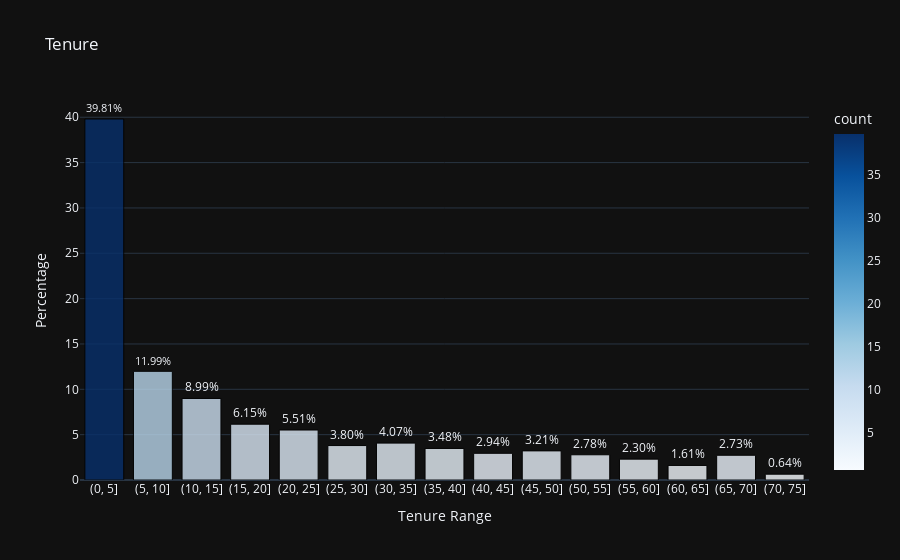

The code cell stored with this chart in its notebook:
### Code cell
fig5 = px.bar(churn_tenure, x='tenure_range', y='count', title='Tenure',
             template='plotly_dark', opacity=0.8,
             text=churn_tenure['count'].apply(lambda x: f'{x:.2f}%'),
             color=churn_tenure['count'], color_continuous_scale='blues')


fig5.update_traces(textposition='outside', marker=dict(line=dict(color='black', width=1)))
fig5.update_xaxes(title='Tenure Range')
fig5.update_yaxes(title='Percentage')
fig5.show()

### Figure 1 — Plotly figure (JSON) as saved in the notebook; plotly's stock layout.template omitted (floating-point values rounded to 4 significant figures)
{"data": [{"alignmentgroup": "True", "hovertemplate": "tenure_range=%{x}<br>count=%{marker.color}<br>text=%{text}<extra></extra>", "legendgroup": "", "marker": {"color": [39.81, 11.99, 8.989, 6.153, 5.511, 3.799, 4.066, 3.478, 2.943, 3.21, 2.782, 2.301, 1.605, 2.729, 0.6421], "coloraxis": "coloraxis", "line": {"color": "black", "width": 1}, "opacity": 0.8, "pattern": {"shape": ""}}, "name": "", "offsetgroup": "", "orientation": "v", "showlegend": false, "text": ["39.81%", "11.99%", "8.99%", "6.15%", "5.51%", "3.80%", "4.07%", "3.48%", "2.94%", "3.21%", "2.78%", "2.30%", "1.61%", "2.73%", "0.64%"], "textposition": "outside", "type": "bar", "x": ["(0, 5]", "(5, 10]", "(10, 15]", "(15, 20]", "(20, 25]", "(25, 30]", "(30, 35]", "(35, 40]", "(40, 45]", "(45, 50]", "(50, 55]", "(55, 60]", "(60, 65]", "(65, 70]", "(70, 75]"], "xaxis": "x", "y": [39.81, 11.99, 8.989, 6.153, 5.511, 3.799, 4.066, 3.478, 2.943, 3.21, 2.782, 2.301, 1.605, 2.729, 0.6421], "yaxis": "y"}], "layout": {"barmode": "relative", "coloraxis": {"colorbar": {"title": {"text": "count"}}, "colorscale": [[0, "rgb(247,251,255)"], [0.125, "rgb(222,235,247)"], [0.25, "rgb(198,219,239)"], [0.375, "rgb(158,202,225)"], [0.5, "rgb(107,174,214)"], [0.625, "rgb(66,146,198)"], [0.75, "rgb(33,113,181)"], [0.875, "rgb(8,81,156)"], [1, "rgb(8,48,107)"]]}, "legend": {"tracegroupgap": 0}, "title": {"text": "Tenure"}, "xaxis": {"anchor": "y", "domain": [0, 1], "title": {"text": "Tenure Range"}}, "yaxis": {"anchor": "x", "domain": [0, 1], "title": {"text": "Percentage"}}}}
